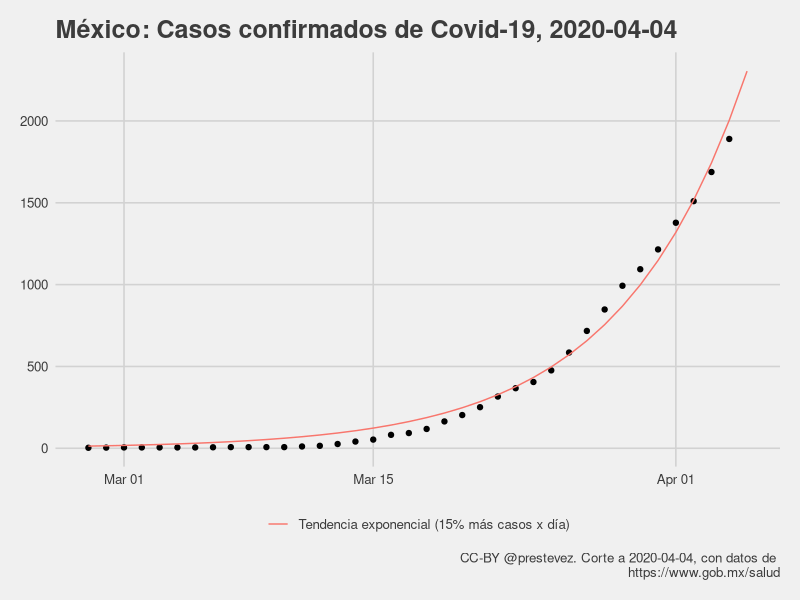
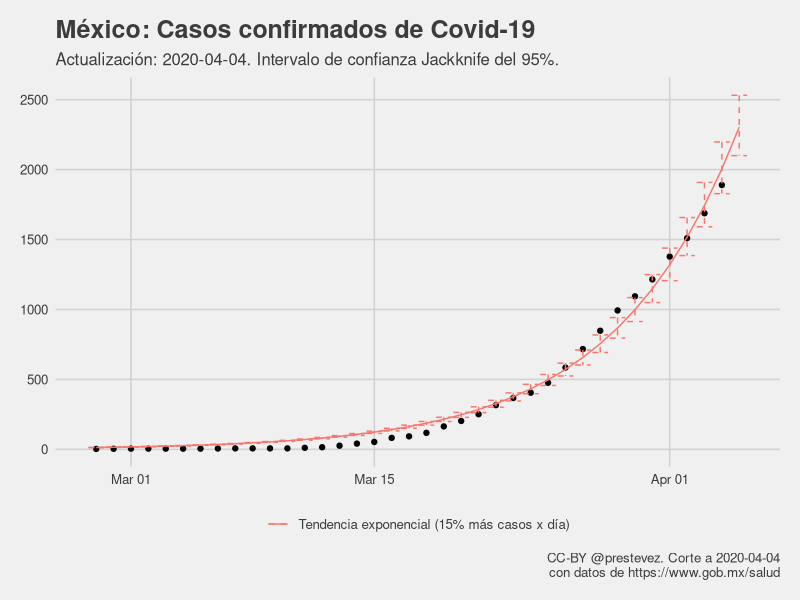
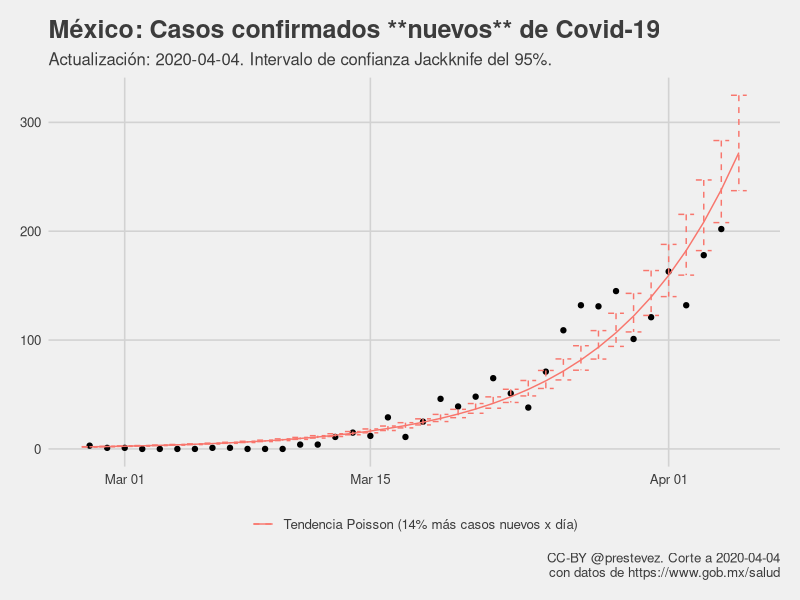

Here is the R script that generated these plots, in order: (Note: this script raises an error after producing the figures.)
## ---- chunk 1

require(tidyverse)
require(ggthemes)
require(lubridate)
require(magrittr)

casos <- read_csv("confirmados.csv")

casos$t <- (nrow(casos)-1):0

casos %>%
  filter(casos > 0) %>%
  arrange(date) -> casos

m1 <- glm(casos ~ t,
          data = casos,
          family = gaussian("log"))

max_date <- max(casos$date) + 1
max_t <- max(casos$t) + 1

modelo <- paste0("Tendencia exponencial (",
                 round((exp(m1[[1]][2])-1)*100),
                 "% más casos x día)")
tibble(
  date = max_date,
  casos = NA,
  t = max_t,
  predicted = predict(m1, newdata = data.frame(t = max_t), type = "response")
  ) %>%
  bind_rows(
    mutate(casos,
      predicted = predict(m1, type = "response"))) %>%
  arrange(date) -> casos_with_predictions

hoy <- max_date - 1

pg <- "https://www.gob.mx/salud"

casos_with_predictions %>%
  ggplot(aes(date, casos)) +
  geom_point() +
  theme_fivethirtyeight() +
  geom_line(aes(y = predicted, colour = modelo)) +
  xlab("Total de casos") +
  labs(title = paste0("México: Casos confirmados de Covid-19, ", hoy),
       caption = paste0("CC-BY @prestevez. Corte a ", hoy, ", con datos de \n", pg)) +
  theme(legend.title = element_blank()) -> p1

ggsave("casos.png", p1, width = 7, height = 5)

## ---- chunk 2
summary(m1)
## ---- chunk 3
### Jackknife estimate?

lapply(1:nrow(casos), function(x){
  glm(casos ~ t, 
      data = casos[-x,],
      family = gaussian("log"))
}) -> m1_jk_ls

sapply(m1_jk_ls, function(x) coef(x)) %>% data.frame() %>%
  mutate(var = rownames(.)) %>%
  pivot_longer(-var, names_to = "rep") %>%
  group_by(var) %>%
  summarise(Estimate = mean(value),
            ci_low = quantile(value, 0.025),
            ci_high = quantile(value, 0.975)) -> m1_jk

pred_jk <- function(model, t, type = c("Estimate", "ci_low", "ci_high")){
  terms <- unlist(model[,type[1]])
  preds <- exp(terms[1] + (terms[2] * t))
  return(preds)
}


casos_with_predictions %>%
  mutate(Jackknife = pred_jk(m1_jk, t = t),
         Jackknife_low = pred_jk(m1_jk, t = t, "ci_low"),
         Jackknife_high = pred_jk(m1_jk, t = t, "ci_high")) -> casos_with_predictions_jk

casos_with_predictions_jk %>%
  ggplot(aes(date, casos)) + 
  geom_point() +
  theme_fivethirtyeight() +
  geom_line(aes(y = predicted, colour = modelo)) +
  #geom_line(aes(y = Jackknife, linetype = "Jackknife"), colour = "red") +
  geom_errorbar(aes(ymin = Jackknife_low,
                    ymax = Jackknife_high,
                    colour = modelo),
                linetype = 2) + 
  xlab("Total de casos") + 
  labs(title = "México: Casos confirmados de Covid-19",
       subtitle = paste0("Actualización: ", hoy, ". Intervalo de confianza Jackknife del 95%."),
       caption = paste0("CC-BY @prestevez. Corte a ", hoy, "\ncon datos de ", pg)) +
  theme(legend.title = element_blank()) -> p1jk

ggsave("casos_jk.png", p1jk, width = 7, height = 5)

jk_pred <- filter(casos_with_predictions_jk, t == max_t)[,c(7,8)]

## ---- chunk 4
## Estimación Jackknife
m1_jk

## ---- chunk 5

read_csv("confirmados.csv") %>%
  mutate(t = (nrow(.)-1):0) %>%
  arrange(date) %>%
  mutate(casos_nuevos = casos-lag(casos),
         muertes_nuevas = muertes - lag(muertes)) %>%
  drop_na -> casos_ext

write_csv(casos_ext, "confirmados_extended.csv")

n1 <- glm(casos_nuevos ~ t,
          data = casos_ext,
          family = poisson("log"))


modelo_n <- paste0("Tendencia Poisson (",
                 round((exp(n1[[1]][2])-1)*100),
                 "% más casos nuevos x día)")
tibble(
  date = max_date,
  casos_nuevos = NA,
  t = max_t,
  predicted = predict(n1, newdata = data.frame(t = max_t), type = "response")
  ) %>%
  bind_rows(
    mutate(casos_ext,
      predicted = predict(n1, type = "response"))) %>%
  arrange(date) -> casos_nuevos_with_predictions


### Jackknife estimate?

lapply(1:nrow(casos_ext), function(x){
  glm(casos_nuevos ~ t, 
      data = casos_ext[-x,],
      family = poisson())
}) -> n1_jk_ls

sapply(n1_jk_ls, function(x) coef(x)) %>% data.frame() %>%
  mutate(var = rownames(.)) %>%
  pivot_longer(-var, names_to = "rep") %>%
  group_by(var) %>%
  summarise(Estimate = mean(value),
            ci_low = quantile(value, 0.025),
            ci_high = quantile(value, 0.975)) -> n1_jk

casos_nuevos_with_predictions %>%
  mutate(Jackknife = pred_jk(n1_jk, t = t),
         Jackknife_low = pred_jk(n1_jk, t = t, "ci_low"),
         Jackknife_high = pred_jk(n1_jk, t = t, "ci_high")) -> casos_nuevos_with_predictions_jk


casos_nuevos_with_predictions_jk %>%
  ggplot(aes(date, casos_nuevos)) +
  geom_point() +
  theme_fivethirtyeight() +
  geom_line(aes(y = predicted, colour = modelo_n)) +
  geom_errorbar(aes(ymin = Jackknife_low,
                    ymax = Jackknife_high,
                    colour = modelo_n),
                linetype = 2) + 
  xlab("Total de casos nuevos") +
  labs(title = "México: Casos confirmados **nuevos** de Covid-19",
       subtitle = paste0("Actualización: ", hoy, ". Intervalo de confianza Jackknife del 95%."),
       caption = paste0("CC-BY @prestevez. Corte a ", hoy, "\ncon datos de ", pg)) +
  theme(legend.title = element_blank()) -> p1n

ggsave("casos_nuevos.png", p1n, width = 7, height = 5)

jk_pred_nuevos <- filter(casos_nuevos_with_predictions_jk, t == max_t)[,c(9,10)]

## ---- chunk 6
summary(n1)

## Estimación Jackknife
n1_jk

## ---- chunk 7

casos %>%
  filter(!t == (max_t-1)) %>%
  glm(casos ~ t, data = ., family = gaussian("log")) -> m1_yesterday

casos %>%
  filter(t == (max_t-1)) %>%
  predict(m1_yesterday, newdata = ., type = "response") -> predicted_today

casos %>%
  filter(t == (max_t-1)) %>%
  transmute(Fecha = date, Observados = casos) %>%
  mutate(Predicción = predicted_today,
         Error = Observados-Predicción) %>%
  write_csv("predicciones.csv", append = TRUE, col_names = FALSE)

read_csv("predicciones.csv") %>%
  knitr::kable(., digits = 2, 
               col.names = c("Fecha", "Casos Totales Observados", "Predicción", "Error"))


# Tabla con rangos JK

jk_model <- function(x, alpha = 0.05){
  dta <- model.frame(x)
  
  lapply(1:nrow(dta), function(n){
  update(x, 
      data = dta[-n,])
    }) -> models_list
  
  alpha2 <- alpha/2
  ci <- c(alpha2, 1- alpha2)
  
  sapply(models_list, function(x) coef(x)) %>% data.frame() %>%
  mutate(var = rownames(.)) %>%
  pivot_longer(-var, names_to = "rep") %>%
  group_by(var) %>%
  summarise(Estimate = mean(value),
            ci_low = quantile(value, ci[1]),
            ci_high = quantile(value, ci[2]))
  
}

jk_model(m1_yesterday) -> jk_yesterday

casos %>%
  filter(t == (max_t-1)) %$% 
  pred_jk(jk_yesterday, t = t, "ci_low") -> predicted_today_jk

casos %>%
  filter(t == (max_t-1)) %$% 
  pred_jk(jk_yesterday, t = t, "ci_high") %>% 
  c(predicted_today_jk, .) -> predicted_today_jk

casos %>%
  filter(t == (max_t-1)) %>%
  transmute(Fecha = date, Observados = casos) %>%
  mutate("Rango esperado" = paste(round(predicted_today_jk), collapse = "-"),
         "Fuera de rango" = ifelse(Observados < predicted_today_jk[1] | 
                                     Observados > predicted_today_jk[2], "Sí", "No")) %>%
   write_csv("predicciones_jk.csv", append = TRUE, col_names = FALSE)

read_csv("predicciones_jk.csv") %>%
  knitr::kable(., digits = 2, align = "c", caption = "Intervalos de confianza JK",
               col.names = c("Fecha", "Casos Totales Observados",  "Rango esperado", "Fuera de rango"))

## ---- chunk 8

casos_ext %>%
  filter(!t == (max_t-1)) %>%
  glm(casos_nuevos ~ t, data = ., family = poisson("log")) -> n1_yesterday

casos_ext %>%
  filter(t == (max_t-1)) %>%
  predict(n1_yesterday, newdata = ., type = "response") -> nuevos_predicted_today

casos_ext %>%
  filter(t == (max_t-1)) %>%
  transmute(Fecha = date, Observados = casos_nuevos) %>%
  mutate(Predicción = nuevos_predicted_today,
         Error = Observados-Predicción) %>%
  write_csv("predicciones_nuevos.csv", append = TRUE, col_names = FALSE)

read_csv("predicciones_nuevos.csv") %>%
  knitr::kable(., digits = 2, 
               col.names = c("Fecha", "Casos Nuevos Observados", "Predicción", "Error"))


# Tabla con rangos JK

jk_model(n1_yesterday) -> jk_n1_yesterday

casos_ext %>%
  filter(t == (max_t-1)) %$% 
  pred_jk(jk_n1_yesterday, t = t, "ci_low") -> nuevos_predicted_today_jk

casos_ext %>%
  filter(t == (max_t-1)) %$% 
  pred_jk(jk_n1_yesterday, t = t, "ci_high") %>% 
  c(nuevos_predicted_today_jk, .) -> nuevos_predicted_today_jk

casos_ext %>%
  filter(t == (max_t-1)) %>%
  transmute(Fecha = date, Observados = casos_nuevos) %>%
  mutate("Rango esperado" = paste(round(nuevos_predicted_today_jk), collapse = "-"),
         "Fuera de rango" = ifelse(Observados < nuevos_predicted_today_jk[1] | 
                                     Observados > nuevos_predicted_today_jk[2], "Sí", "No")) %>%
   write_csv("predicciones_nuevos_jk.csv", append = TRUE, col_names = FALSE)

read_csv("predicciones_nuevos_jk.csv") %>%
  knitr::kable(., digits = 2, align = "c", 
               caption = "Intervalos de confianza JK, casos nuevos.",
               col.names = c("Fecha", "Casos Nuevos Observados",  "Rango esperado", "Fuera de rango"))
